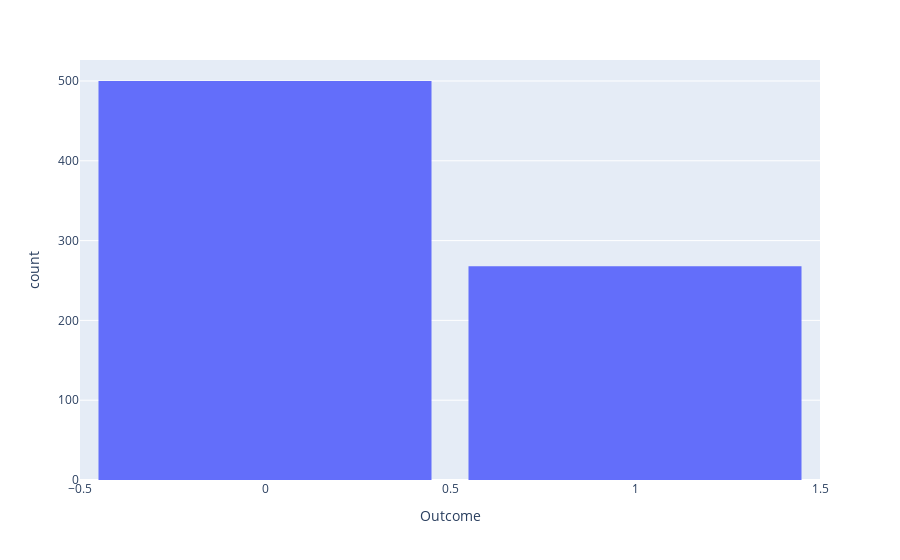

Notebook code for this chart:
### Code cell
fig=px.histogram(diabetes_df,x='Outcome')
fig.update_layout(bargap=0.1)
fig.show()

### Figure 1 — Plotly figure (JSON) as saved in the notebook; plotly's stock layout.template omitted (floating-point values rounded to 4 significant figures; data arrays with more than 128 entries replaced by an {"elided": "..."} marker saying what was removed)
{"data": [{"alignmentgroup": "True", "bingroup": "x", "hovertemplate": "Outcome=%{x}<br>count=%{y}<extra></extra>", "legendgroup": "", "marker": {"color": "#636efa", "pattern": {"shape": ""}}, "name": "", "offsetgroup": "", "orientation": "v", "showlegend": false, "type": "histogram", "x": {"elided": "768 int values"}, "xaxis": "x", "yaxis": "y"}], "layout": {"bargap": 0.1, "barmode": "relative", "legend": {"tracegroupgap": 0}, "margin": {"t": 60}, "xaxis": {"anchor": "y", "domain": [0, 1], "title": {"text": "Outcome"}}, "yaxis": {"anchor": "x", "domain": [0, 1], "title": {"text": "count"}}}}
